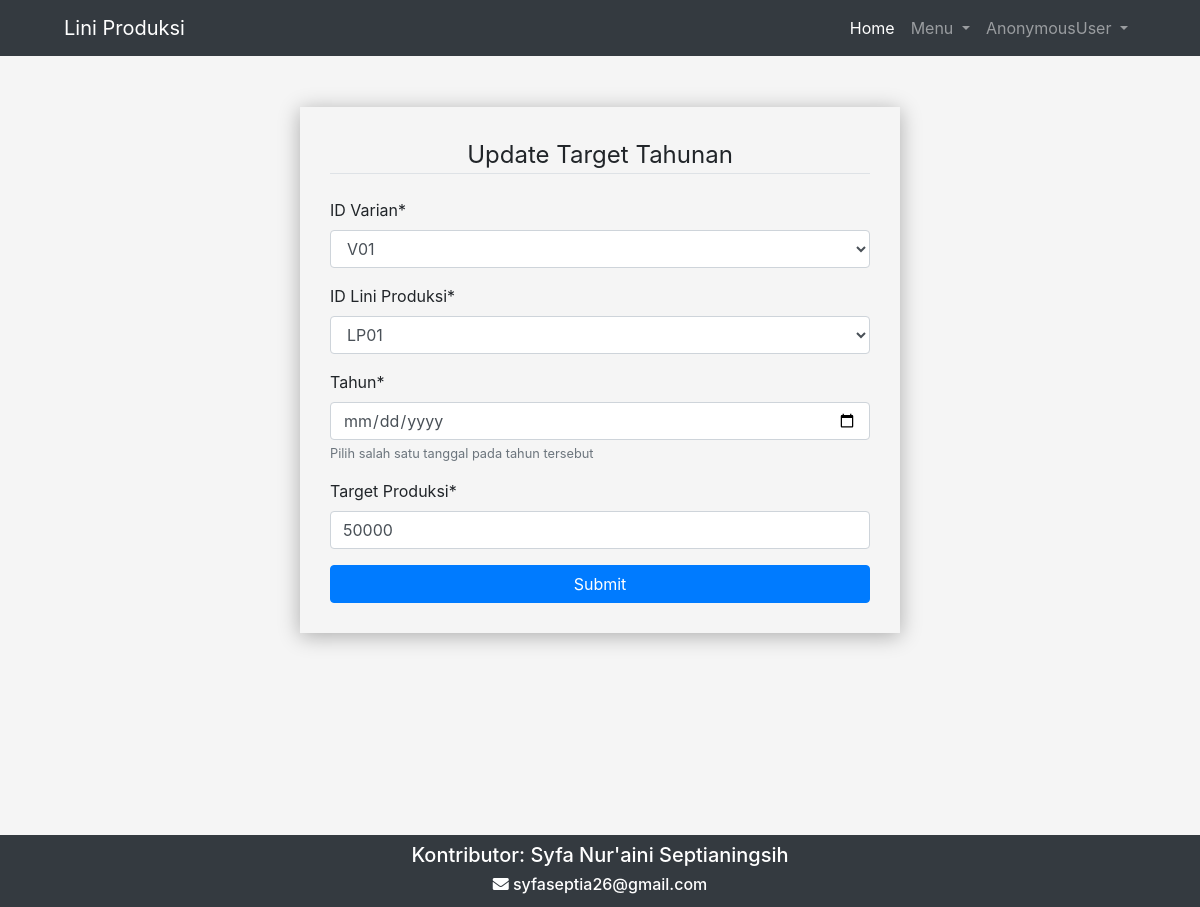
Screenshot of /liniProduksi/updateTargetTahunan/2 with the database file from the repository.
### liniProduksi/models.py (models this page shows, shortened)
class TargetTahunan(models.Model):
    varian = models.ForeignKey('produk.Varian', on_delete=models.CASCADE, to_field='idVarian')
    liniProduksi = models.ForeignKey('LiniProduksi', to_field='idLiniProduksi', on_delete=models.CASCADE)
    target = models.IntegerField()
    tahun = models.IntegerField(null=True)

### liniProduksi/viewsLiniProduksi_harian.py (the view, shortened to what this page needs)
# urls.py: path('updateTargetTahunan/<str:update_id>', viewsLiniProduksi_harian.updateTargetTahunan, name='updateTargetTahunan'),
def updateTargetTahunan(request, update_id):
    target_update = TargetTahunan.objects.get(id=update_id)
    stasiunkerja_form = TargetTahunanForm(request.POST or None, instance=target_update)
    context = {
        'Judul': 'Update Target Tahunan',
        'stasiunkerja_form': stasiunkerja_form,
    }
    return render(request,'liniProduksi/newStasiunKerja.html',context)

### liniProduksi/forms.py
class TargetTahunanForm(forms.ModelForm):
    class Meta:
        model = TargetTahunan
        fields = [
            'varian',
            'liniProduksi',
            'tahun',
            'target',
        ]
        labels = {
            'varian': 'ID Varian',
            'liniProduksi': 'ID Lini Produksi',
            'tahun': 'Tahun',
            'target': 'Target Produksi',
        }
        help_texts = {
            'tahun': 'Pilih salah satu tanggal pada tahun tersebut',
        }
        widgets = {
            'tahun': forms.TimeInput(
                attrs={
                    'type': 'date',
                }
            ),
            'target': forms.NumberInput(
                attrs={
                    'class': 'form-control',
                    'placeholder': 'Masukkan target produksi',
                }
            ),
        }

### liniProduksi/models.py (called while the page is built)
    def __str__(self):
        return "{}".format(self.idLiniProduksi)

### produk/models.py (called while the page is built)
    def __str__(self):
        return "{}".format(self.idVarian)

### liniProduksi/templates/liniProduksi/newStasiunKerja.html (shortened to what this page needs)
{% extends "base.html" %}
{% load static %}
{% load crispy_forms_tags %}
{% block contents %}
    <div class="container" style="width: 50%;
    box-shadow: 0 3px 20px rgba(0,0,0,0.3);
    padding: 30px;
    margin-top: 107px;
    margin-bottom: 20px;
    margin-left: 25%">
        <form method="POST">
            <fieldset class="from-group">
                <legend class="border-bottom mb-4" align="center">{{Judul}}</legend>
                {{stasiunkerja_form|crispy}}
            </fieldset>
        <button type="Submit" class="btn btn-primary" style="width: 100%;">Submit</button>
        </form>
    </div>
{% endblock contents %}

### rows the page displays
TargetTahunan: varian "V01", liniProduksi "LP01", target "50000"

### other values shown
{{ user }} "AnonymousUser"
{{ Judul }} "Update Target Tahunan"
